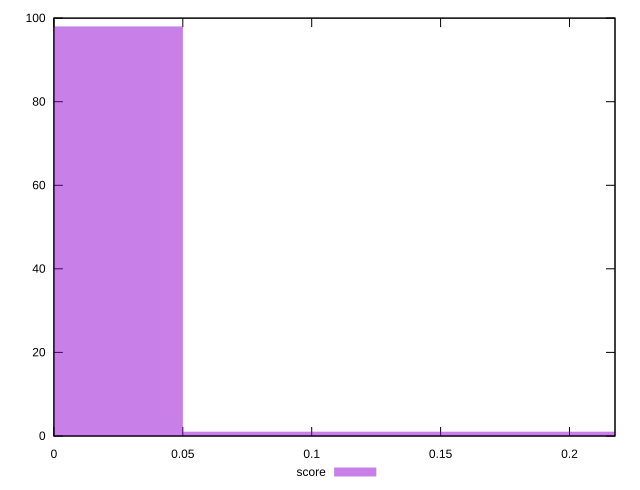

Generate this figure with gnuplot:
reset
set terminal svg size 640, 490
set output "reprap/uses-text-compression/samples/pages/score/histogram.svg"

$score <<EOF
0.1 1
0 98
0.2 1
EOF

set key outside below
set boxwidth 0.1
set yrange [0:100]
set style fill transparent solid 0.5 noborder

plot \
  $score title "score" with boxes, \


reset
